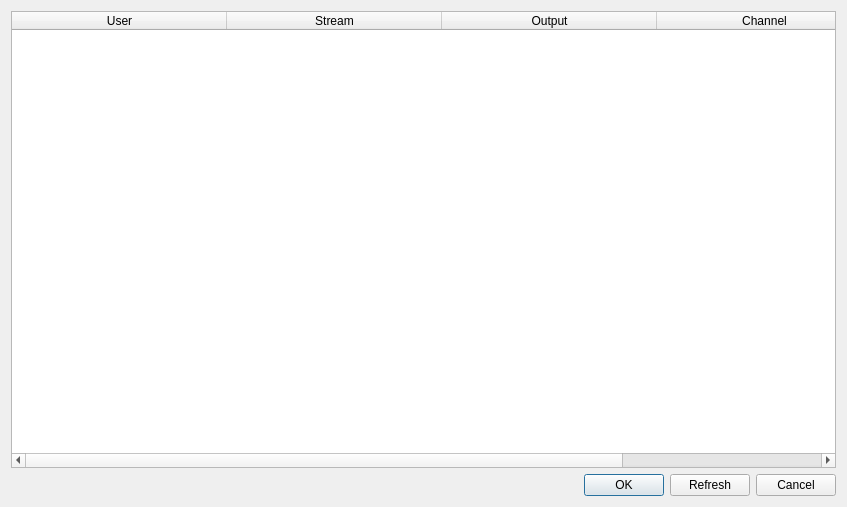
<?xml version="1.0" encoding="UTF-8"?>
<ui version="4.0">
 <class>routingDialog</class>
 <widget class="QDialog" name="routingDialog">
  <property name="geometry">
   <rect>
    <x>0</x>
    <y>0</y>
    <width>847</width>
    <height>507</height>
   </rect>
  </property>
  <property name="minimumSize">
   <size>
    <width>800</width>
    <height>400</height>
   </size>
  </property>
  <property name="windowTitle">
   <string>MIDI Routing Manager</string>
  </property>
  <layout class="QVBoxLayout" name="verticalLayout">
   <item>
    <widget class="QTableWidget" name="routingTable">
     <property name="minimumSize">
      <size>
       <width>200</width>
       <height>0</height>
      </size>
     </property>
     <property name="columnCount">
      <number>4</number>
     </property>
     <attribute name="horizontalHeaderDefaultSectionSize">
      <number>215</number>
     </attribute>
     <attribute name="verticalHeaderDefaultSectionSize">
      <number>100</number>
     </attribute>
     <column>
      <property name="text">
       <string>User</string>
      </property>
     </column>
     <column>
      <property name="text">
       <string>Stream</string>
      </property>
     </column>
     <column>
      <property name="text">
       <string>Output</string>
      </property>
     </column>
     <column>
      <property name="text">
       <string>Channel</string>
      </property>
     </column>
    </widget>
   </item>
   <item>
    <layout class="QHBoxLayout" name="horizontalLayout">
     <item>
      <spacer name="horizontalSpacer">
       <property name="orientation">
        <enum>Qt::Horizontal</enum>
       </property>
       <property name="sizeHint" stdset="0">
        <size>
         <width>40</width>
         <height>20</height>
        </size>
       </property>
      </spacer>
     </item>
     <item>
      <widget class="QPushButton" name="okButton">
       <property name="text">
        <string>OK</string>
       </property>
      </widget>
     </item>
     <item>
      <widget class="QPushButton" name="refreshButton">
       <property name="text">
        <string>Refresh</string>
       </property>
      </widget>
     </item>
     <item>
      <widget class="QPushButton" name="cancelButton">
       <property name="text">
        <string>Cancel</string>
       </property>
      </widget>
     </item>
    </layout>
   </item>
  </layout>
 </widget>
 <resources/>
 <connections/>
</ui>
